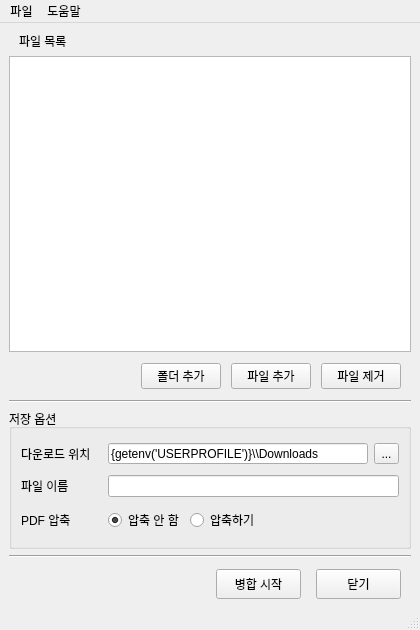
<?xml version="1.0" encoding="UTF-8"?>
<ui version="4.0">
 <class>MainWindow</class>
 <widget class="QMainWindow" name="MainWindow">
  <property name="geometry">
   <rect>
    <x>0</x>
    <y>0</y>
    <width>420</width>
    <height>630</height>
   </rect>
  </property>
  <property name="minimumSize">
   <size>
    <width>330</width>
    <height>470</height>
   </size>
  </property>
  <property name="windowTitle">
   <string>Merge to PDF</string>
  </property>
  <property name="windowIcon">
   <iconset resource="resources_rc.qrc">
    <normaloff>:/icon/Merge2PDF_Icon.ico</normaloff>:/icon/Merge2PDF_Icon.ico</iconset>
  </property>
  <widget class="QWidget" name="centralwidget">
   <layout class="QGridLayout" name="gridLayout_2">
    <item row="0" column="0">
     <layout class="QHBoxLayout" name="Layout_1">
      <property name="leftMargin">
       <number>10</number>
      </property>
      <item>
       <widget class="QLabel" name="label_filelist">
        <property name="text">
         <string>파일 목록</string>
        </property>
       </widget>
      </item>
     </layout>
    </item>
    <item row="6" column="0">
     <widget class="Line" name="line_2">
      <property name="orientation">
       <enum>Qt::Horizontal</enum>
      </property>
     </widget>
    </item>
    <item row="4" column="0">
     <widget class="Line" name="line_1">
      <property name="orientation">
       <enum>Qt::Horizontal</enum>
      </property>
     </widget>
    </item>
    <item row="5" column="0">
     <widget class="QGroupBox" name="group_saveoption">
      <property name="title">
       <string>저장 옵션</string>
      </property>
      <property name="flat">
       <bool>false</bool>
      </property>
      <layout class="QGridLayout" name="gridLayout_6">
       <property name="bottomMargin">
        <number>14</number>
       </property>
       <item row="0" column="0">
        <layout class="QVBoxLayout" name="Layout_4">
         <item>
          <layout class="QHBoxLayout" name="Layout_5">
           <property name="topMargin">
            <number>5</number>
           </property>
           <item>
            <widget class="QLabel" name="label_dir">
             <property name="sizePolicy">
              <sizepolicy hsizetype="Minimum" vsizetype="Preferred">
               <horstretch>0</horstretch>
               <verstretch>0</verstretch>
              </sizepolicy>
             </property>
             <property name="minimumSize">
              <size>
               <width>81</width>
               <height>0</height>
              </size>
             </property>
             <property name="text">
              <string>다운로드 위치</string>
             </property>
            </widget>
           </item>
           <item>
            <widget class="QLineEdit" name="lineEdit_dir">
             <property name="minimumSize">
              <size>
               <width>0</width>
               <height>20</height>
              </size>
             </property>
             <property name="inputMask">
              <string/>
             </property>
             <property name="text">
              <string>{getenv('USERPROFILE')}\\Downloads</string>
             </property>
            </widget>
           </item>
           <item>
            <widget class="QToolButton" name="toolButton_dir">
             <property name="minimumSize">
              <size>
               <width>25</width>
               <height>20</height>
              </size>
             </property>
             <property name="text">
              <string>...</string>
             </property>
            </widget>
           </item>
          </layout>
         </item>
         <item>
          <layout class="QHBoxLayout" name="Layout_6">
           <property name="topMargin">
            <number>5</number>
           </property>
           <item>
            <widget class="QLabel" name="label_name">
             <property name="sizePolicy">
              <sizepolicy hsizetype="Minimum" vsizetype="Preferred">
               <horstretch>0</horstretch>
               <verstretch>0</verstretch>
              </sizepolicy>
             </property>
             <property name="minimumSize">
              <size>
               <width>81</width>
               <height>0</height>
              </size>
             </property>
             <property name="text">
              <string>파일 이름</string>
             </property>
            </widget>
           </item>
           <item>
            <widget class="QLineEdit" name="lineEdit_name">
             <property name="minimumSize">
              <size>
               <width>0</width>
               <height>20</height>
              </size>
             </property>
            </widget>
           </item>
          </layout>
         </item>
         <item>
          <layout class="QHBoxLayout" name="Layout_7">
           <property name="topMargin">
            <number>5</number>
           </property>
           <item>
            <widget class="QLabel" name="label_compression">
             <property name="sizePolicy">
              <sizepolicy hsizetype="Minimum" vsizetype="Preferred">
               <horstretch>0</horstretch>
               <verstretch>0</verstretch>
              </sizepolicy>
             </property>
             <property name="minimumSize">
              <size>
               <width>81</width>
               <height>0</height>
              </size>
             </property>
             <property name="text">
              <string>PDF 압축</string>
             </property>
            </widget>
           </item>
           <item>
            <widget class="QRadioButton" name="radioButton_no">
             <property name="text">
              <string>압축 안 함</string>
             </property>
             <property name="checked">
              <bool>true</bool>
             </property>
            </widget>
           </item>
           <item>
            <widget class="QRadioButton" name="radioButton_yes">
             <property name="text">
              <string>압축하기</string>
             </property>
            </widget>
           </item>
           <item>
            <spacer name="Spacer7">
             <property name="orientation">
              <enum>Qt::Horizontal</enum>
             </property>
             <property name="sizeHint" stdset="0">
              <size>
               <width>40</width>
               <height>20</height>
              </size>
             </property>
            </spacer>
           </item>
          </layout>
         </item>
        </layout>
       </item>
      </layout>
     </widget>
    </item>
    <item row="3" column="0">
     <layout class="QHBoxLayout" name="Layout_3">
      <property name="spacing">
       <number>10</number>
      </property>
      <property name="leftMargin">
       <number>0</number>
      </property>
      <property name="topMargin">
       <number>5</number>
      </property>
      <property name="rightMargin">
       <number>10</number>
      </property>
      <property name="bottomMargin">
       <number>5</number>
      </property>
      <item>
       <spacer name="Spacer3">
        <property name="orientation">
         <enum>Qt::Horizontal</enum>
        </property>
        <property name="sizeHint" stdset="0">
         <size>
          <width>40</width>
          <height>20</height>
         </size>
        </property>
       </spacer>
      </item>
      <item>
       <widget class="QPushButton" name="Button_addfolder">
        <property name="minimumSize">
         <size>
          <width>80</width>
          <height>25</height>
         </size>
        </property>
        <property name="text">
         <string>폴더 추가</string>
        </property>
       </widget>
      </item>
      <item>
       <widget class="QPushButton" name="Button_addfiles">
        <property name="minimumSize">
         <size>
          <width>80</width>
          <height>25</height>
         </size>
        </property>
        <property name="text">
         <string>파일 추가</string>
        </property>
       </widget>
      </item>
      <item>
       <widget class="QPushButton" name="Button_remove">
        <property name="minimumSize">
         <size>
          <width>80</width>
          <height>25</height>
         </size>
        </property>
        <property name="text">
         <string>파일 제거</string>
        </property>
       </widget>
      </item>
     </layout>
    </item>
    <item row="2" column="0">
     <layout class="QGridLayout" name="Layout_2">
      <item row="1" column="0">
       <widget class="QListWidget" name="files_list"/>
      </item>
     </layout>
    </item>
    <item row="7" column="0">
     <layout class="QHBoxLayout" name="Layout_8">
      <property name="spacing">
       <number>15</number>
      </property>
      <property name="leftMargin">
       <number>0</number>
      </property>
      <property name="topMargin">
       <number>5</number>
      </property>
      <property name="rightMargin">
       <number>10</number>
      </property>
      <item>
       <spacer name="Spacer8">
        <property name="orientation">
         <enum>Qt::Horizontal</enum>
        </property>
        <property name="sizeHint" stdset="0">
         <size>
          <width>40</width>
          <height>20</height>
         </size>
        </property>
       </spacer>
      </item>
      <item>
       <widget class="QPushButton" name="Button_start">
        <property name="minimumSize">
         <size>
          <width>85</width>
          <height>30</height>
         </size>
        </property>
        <property name="text">
         <string>병합 시작</string>
        </property>
       </widget>
      </item>
      <item>
       <widget class="QPushButton" name="Button_close">
        <property name="minimumSize">
         <size>
          <width>85</width>
          <height>30</height>
         </size>
        </property>
        <property name="text">
         <string>닫기</string>
        </property>
       </widget>
      </item>
     </layout>
    </item>
   </layout>
  </widget>
  <widget class="QMenuBar" name="menubar">
   <property name="geometry">
    <rect>
     <x>0</x>
     <y>0</y>
     <width>420</width>
     <height>21</height>
    </rect>
   </property>
   <widget class="QMenu" name="menu_file">
    <property name="title">
     <string>파일</string>
    </property>
    <addaction name="action_files"/>
    <addaction name="action_folder"/>
    <addaction name="separator"/>
    <addaction name="action_close"/>
   </widget>
   <widget class="QMenu" name="menu_help">
    <property name="title">
     <string>도움말</string>
    </property>
    <addaction name="action_help"/>
   </widget>
   <addaction name="menu_file"/>
   <addaction name="menu_help"/>
  </widget>
  <widget class="QStatusBar" name="statusbar"/>
  <action name="action_files">
   <property name="text">
    <string>파일 추가</string>
   </property>
   <property name="shortcut">
    <string>Ctrl+O</string>
   </property>
  </action>
  <action name="action_folder">
   <property name="text">
    <string>폴더 추가</string>
   </property>
   <property name="shortcut">
    <string>Ctrl+Shift+O</string>
   </property>
  </action>
  <action name="action_close">
   <property name="text">
    <string>종료</string>
   </property>
   <property name="shortcut">
    <string>Ctrl+W</string>
   </property>
  </action>
  <action name="action_help">
   <property name="text">
    <string>도움말</string>
   </property>
   <property name="shortcut">
    <string>Ctrl+H</string>
   </property>
  </action>
 </widget>
 <tabstops>
  <tabstop>Button_addfolder</tabstop>
  <tabstop>Button_addfiles</tabstop>
  <tabstop>files_list</tabstop>
  <tabstop>Button_remove</tabstop>
  <tabstop>toolButton_dir</tabstop>
  <tabstop>lineEdit_dir</tabstop>
  <tabstop>lineEdit_name</tabstop>
  <tabstop>radioButton_no</tabstop>
  <tabstop>radioButton_yes</tabstop>
  <tabstop>Button_start</tabstop>
  <tabstop>Button_close</tabstop>
 </tabstops>
 <resources>
  <include location="resources_rc.qrc"/>
 </resources>
 <connections>
  <connection>
   <sender>Button_addfolder</sender>
   <signal>clicked()</signal>
   <receiver>MainWindow</receiver>
   <slot>add_folder()</slot>
   <hints>
    <hint type="sourcelabel">
     <x>186</x>
     <y>382</y>
    </hint>
    <hint type="destinationlabel">
     <x>109</x>
     <y>366</y>
    </hint>
   </hints>
  </connection>
  <connection>
   <sender>Button_addfiles</sender>
   <signal>clicked()</signal>
   <receiver>MainWindow</receiver>
   <slot>add_files()</slot>
   <hints>
    <hint type="sourcelabel">
     <x>259</x>
     <y>389</y>
    </hint>
    <hint type="destinationlabel">
     <x>223</x>
     <y>416</y>
    </hint>
   </hints>
  </connection>
  <connection>
   <sender>Button_remove</sender>
   <signal>clicked()</signal>
   <receiver>MainWindow</receiver>
   <slot>remove_files()</slot>
   <hints>
    <hint type="sourcelabel">
     <x>359</x>
     <y>386</y>
    </hint>
    <hint type="destinationlabel">
     <x>309</x>
     <y>402</y>
    </hint>
   </hints>
  </connection>
  <connection>
   <sender>toolButton_dir</sender>
   <signal>clicked()</signal>
   <receiver>MainWindow</receiver>
   <slot>select_folder()</slot>
   <hints>
    <hint type="sourcelabel">
     <x>382</x>
     <y>462</y>
    </hint>
    <hint type="destinationlabel">
     <x>367</x>
     <y>406</y>
    </hint>
   </hints>
  </connection>
  <connection>
   <sender>Button_start</sender>
   <signal>clicked()</signal>
   <receiver>MainWindow</receiver>
   <slot>start_merge()</slot>
   <hints>
    <hint type="sourcelabel">
     <x>241</x>
     <y>575</y>
    </hint>
    <hint type="destinationlabel">
     <x>139</x>
     <y>571</y>
    </hint>
   </hints>
  </connection>
  <connection>
   <sender>Button_close</sender>
   <signal>clicked()</signal>
   <receiver>MainWindow</receiver>
   <slot>close()</slot>
   <hints>
    <hint type="sourcelabel">
     <x>349</x>
     <y>580</y>
    </hint>
    <hint type="destinationlabel">
     <x>309</x>
     <y>596</y>
    </hint>
   </hints>
  </connection>
  <connection>
   <sender>action_files</sender>
   <signal>triggered()</signal>
   <receiver>MainWindow</receiver>
   <slot>add_files()</slot>
   <hints>
    <hint type="sourcelabel">
     <x>-1</x>
     <y>-1</y>
    </hint>
    <hint type="destinationlabel">
     <x>209</x>
     <y>314</y>
    </hint>
   </hints>
  </connection>
  <connection>
   <sender>action_folder</sender>
   <signal>triggered()</signal>
   <receiver>MainWindow</receiver>
   <slot>add_folder()</slot>
   <hints>
    <hint type="sourcelabel">
     <x>-1</x>
     <y>-1</y>
    </hint>
    <hint type="destinationlabel">
     <x>209</x>
     <y>314</y>
    </hint>
   </hints>
  </connection>
  <connection>
   <sender>action_close</sender>
   <signal>triggered()</signal>
   <receiver>MainWindow</receiver>
   <slot>close()</slot>
   <hints>
    <hint type="sourcelabel">
     <x>-1</x>
     <y>-1</y>
    </hint>
    <hint type="destinationlabel">
     <x>209</x>
     <y>314</y>
    </hint>
   </hints>
  </connection>
  <connection>
   <sender>action_help</sender>
   <signal>triggered()</signal>
   <receiver>MainWindow</receiver>
   <slot>open_help()</slot>
   <hints>
    <hint type="sourcelabel">
     <x>-1</x>
     <y>-1</y>
    </hint>
    <hint type="destinationlabel">
     <x>209</x>
     <y>314</y>
    </hint>
   </hints>
  </connection>
 </connections>
 <slots>
  <slot>add_folder()</slot>
  <slot>add_files()</slot>
  <slot>remove_files()</slot>
  <slot>select_folder()</slot>
  <slot>start_merge()</slot>
  <slot>open_help()</slot>
 </slots>
</ui>
